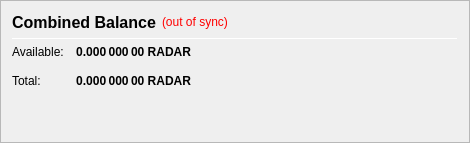
                   <widget class="QFrame" name="frame_CombinedBalances">
                    <property name="minimumSize">
                     <size>
                      <width>470</width>
                      <height>0</height>
                     </size>
                    </property>
                    <property name="frameShape">
                     <enum>QFrame::StyledPanel</enum>
                    </property>
                    <property name="frameShadow">
                     <enum>QFrame::Raised</enum>
                    </property>
                    <layout class="QVBoxLayout" name="verticalLayout_5">
                     <item>
                      <layout class="QHBoxLayout" name="horizontalLayout_5" stretch="0,0,0">
                       <item>
                        <widget class="QLabel" name="label_5z">
                         <property name="minimumSize">
                          <size>
                           <width>0</width>
                           <height>20</height>
                          </size>
                         </property>
                         <property name="font">
                          <font>
                           <pointsize>12</pointsize>
                           <weight>75</weight>
                           <bold>true</bold>
                          </font>
                         </property>
                         <property name="toolTip">
                          <string>Combined Balance (including unconfirmed and immature coins)</string>
                         </property>
                         <property name="text">
                          <string>Combined Balance</string>
                         </property>
                        </widget>
                       </item>
                       <item>
                        <widget class="QLabel" name="labelWalletStatus">
                         <property name="cursor">
                          <cursorShape>WhatsThisCursor</cursorShape>
                         </property>
                         <property name="toolTip">
                          <string>The displayed information may be out of date. Your wallet automatically synchronizes with the Radarcoin network after a connection is established, but this process has not completed yet.</string>
                         </property>
                         <property name="styleSheet">
                          <string notr="true">QLabel { color: red; }</string>
                         </property>
                         <property name="text">
                          <string notr="true">(out of sync)</string>
                         </property>
                         <property name="alignment">
                          <set>Qt::AlignLeading|Qt::AlignLeft|Qt::AlignVCenter</set>
                         </property>
                        </widget>
                       </item>
                       <item>
                        <spacer name="horizontalSpacer_1">
                         <property name="orientation">
                          <enum>Qt::Horizontal</enum>
                         </property>
                         <property name="sizeHint" stdset="0">
                          <size>
                           <width>40</width>
                           <height>20</height>
                          </size>
                         </property>
                        </spacer>
                       </item>
                      </layout>
                     </item>
                     <item>
                      <widget class="Line" name="line_CombinedBalance">
                       <property name="minimumSize">
                        <size>
                         <width>0</width>
                         <height>1</height>
                        </size>
                       </property>
                       <property name="maximumSize">
                        <size>
                         <width>16777215</width>
                         <height>1</height>
                        </size>
                       </property>
                       <property name="orientation">
                        <enum>Qt::Horizontal</enum>
                       </property>
                      </widget>
                     </item>
                     <item>
                      <layout class="QGridLayout" name="gridLayout_3">
                       <property name="spacing">
                        <number>12</number>
                       </property>
                       <item row="1" column="0">
                        <widget class="QLabel" name="labelBalanceTextz">
                         <property name="text">
                          <string>Available:</string>
                         </property>
                        </widget>
                       </item>
                       <item row="1" column="1">
                        <widget class="QLabel" name="labelBalancez">
                         <property name="font">
                          <font>
                           <weight>75</weight>
                           <bold>true</bold>
                          </font>
                         </property>
                         <property name="cursor">
                          <cursorShape>IBeamCursor</cursorShape>
                         </property>
                         <property name="toolTip">
                          <string>Your current spendable balance</string>
                         </property>
                         <property name="text">
                          <string notr="true">0.000 000 00 RADAR</string>
                         </property>
                         <property name="alignment">
                          <set>Qt::AlignRight|Qt::AlignTrailing|Qt::AlignVCenter</set>
                         </property>
                         <property name="textInteractionFlags">
                          <set>Qt::LinksAccessibleByMouse|Qt::TextSelectableByKeyboard|Qt::TextSelectableByMouse</set>
                         </property>
                        </widget>
                       </item>
                       <item row="2" column="0">
                        <widget class="QLabel" name="labelTotalTextz">
                         <property name="text">
                          <string>Total:</string>
                         </property>
                        </widget>
                       </item>
                       <item row="2" column="1">
                        <widget class="QLabel" name="labelTotalz">
                         <property name="font">
                          <font>
                           <weight>75</weight>
                           <bold>true</bold>
                          </font>
                         </property>
                         <property name="cursor">
                          <cursorShape>IBeamCursor</cursorShape>
                         </property>
                         <property name="toolTip">
                          <string>Total Balance, including all unavailable coins.</string>
                         </property>
                         <property name="text">
                          <string notr="true">0.000 000 00 RADAR</string>
                         </property>
                         <property name="alignment">
                          <set>Qt::AlignRight|Qt::AlignTrailing|Qt::AlignVCenter</set>
                         </property>
                         <property name="textInteractionFlags">
                          <set>Qt::LinksAccessibleByMouse|Qt::TextSelectableByKeyboard|Qt::TextSelectableByMouse</set>
                         </property>
                        </widget>
                       </item>
                       <item row="2" column="3">
                        <spacer name="horizontalSpacer_2">
                         <property name="orientation">
                          <enum>Qt::Horizontal</enum>
                         </property>
                         <property name="sizeHint" stdset="0">
                          <size>
                           <width>40</width>
                           <height>20</height>
                          </size>
                         </property>
                        </spacer>
                       </item>
                      </layout>
                     </item>
                     <item>
                      <spacer name="verticalSpacer_1">
                       <property name="orientation">
                        <enum>Qt::Vertical</enum>
                       </property>
                       <property name="sizeHint" stdset="0">
                        <size>
                         <width>20</width>
                         <height>40</height>
                        </size>
                       </property>
                      </spacer>
                     </item>
                    </layout>
                   </widget>
